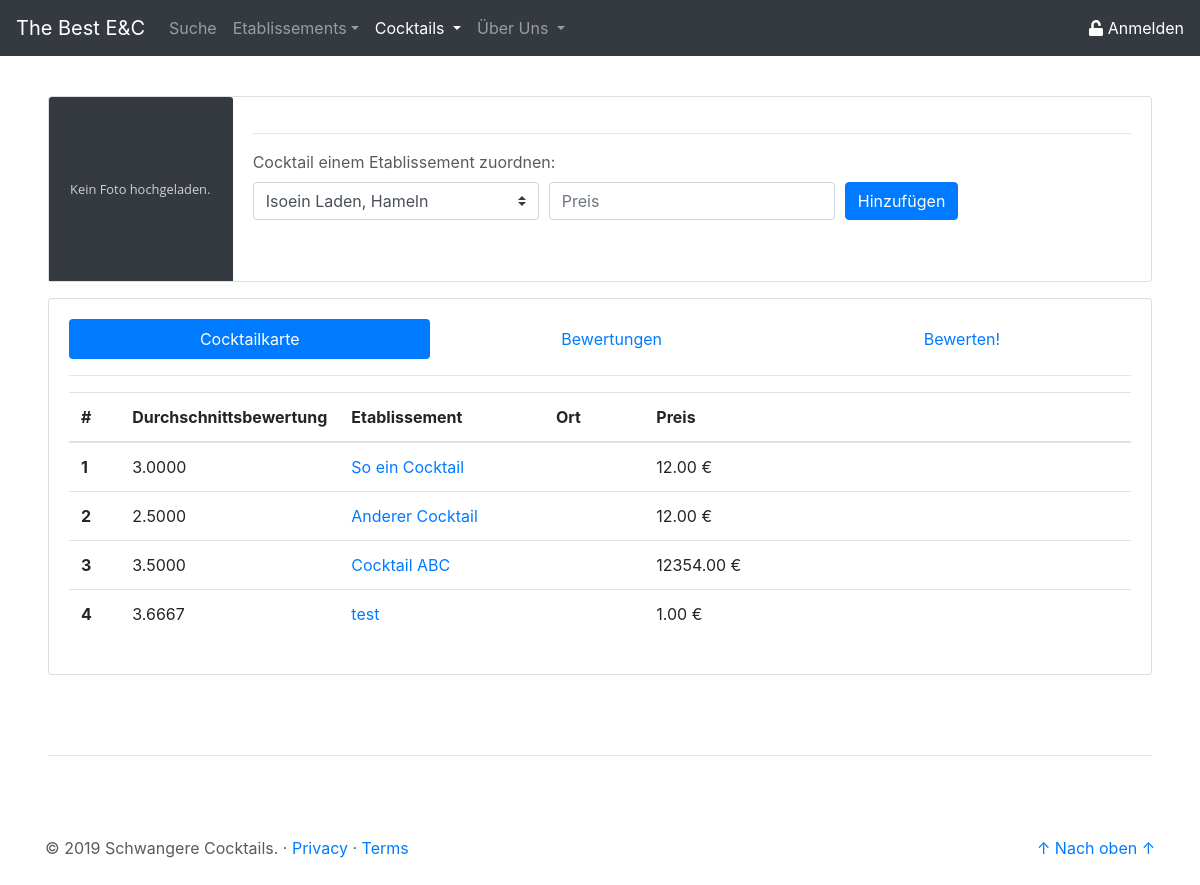
Page /site/cocktail_details.php on the earlier database version.
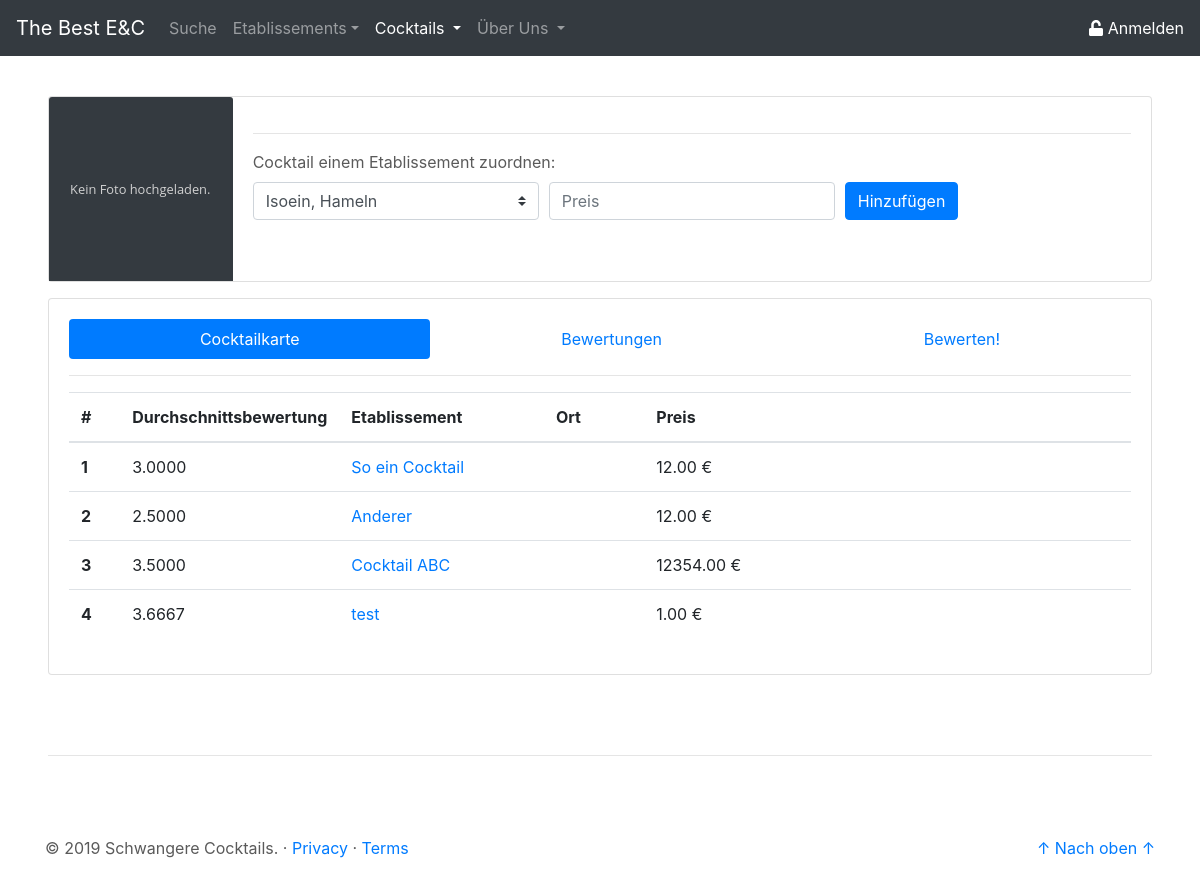
Same page on the later database version.
### tables this page shows
CREATE TABLE `cock` (
  `id` int(11) NOT NULL,
  `name` varchar(50) NOT NULL,
  `beschreibung` text NOT NULL,
  `img` longblob NOT NULL
);

### php/db/select_allEtab.php (called while the page is built, shortened)
<?php
$pdo = new PDO('mysql:host=localhost;dbname=tbec', 'root', '');
$statement = $pdo->prepare(
    "SELECT id
		   ,name
		   ,ort
     FROM etab");
$result = $statement->execute();
$allEtab = $statement->fetchAll();

### php/db/select_cocktailkarte.php (called while the page is built, shortened)
<?php
$pdo = new PDO('mysql:host=localhost;dbname=tbec', 'root', '');
if(isset($cockId)){
	$statement = $pdo->prepare(
		"SELECT e.id as id
			   ,e.name as name
			   ,e.ort as ort
			   ,ce.preis as preis
			   ,AVG(bc.wert) as wert
		 FROM cock_etab ce
			JOIN etab e
				ON e.id = ce.etab_id
			LEFT JOIN bew_cock bc
				ON ce.id = bc.cock_etab_id
		 WHERE ce.cock_id = :cock_id
		 GROUP BY e.id
				 ,e.name
				 ,e.ort
				 ,ce.preis
				 ,ce.cock_id");
	$result = $statement->execute(array('cock_id' => $cockId));
} else {
	$statement = $pdo->prepare(
		"SELECT c.id as id,
				c.name as name,
				ce.preis as preis,
				AVG(bc.wert) as wert
		 FROM cock_etab ce
 			JOIN cock c
	 			ON c.id = ce.cock_id
    		JOIN bew_cock bc
       			on ce.id = bc.cock_etab_id
		 WHERE ce.etab_id = 2
		 GROUP BY c.id,
		 		  c.name,
				  ce.preis");
$result = $statement->execute(array('etab_id' => $etabId));
}
$cocktailkarte = $statement->fetchAll();

### site/cocktail_details.php (the view, shortened to what the changed rows need)
<?php
include('../php/db/select_cocktailkarte.php');
include('../php/db/select_allEtab.php');
?>
<!doctype html>
<html lang="de">
<head>
	<link rel="stylesheet" href="https://stackpath.bootstrapcdn.com/bootstrap/4.3.1/css/bootstrap.min.css">
	<link href="../css/csstoolbox.css" rel="stylesheet">
</head>
<body>
	<main role="main">
		<div class="mt-5 ml-5 mr-5">
			<div class="card mb-3" width="100%" style="max-height: 360px;">
				<div class="row no-gutters">
					<div class="col-md-10">
						<div class="card-body d-flex flex-column" style="max-height: 200px;">
							<div class="mt-auto">
								<?php echo '
								<form action="../php/cock_zu_etab.php?cock_id=' . $_GET['cock_id'] . '" method="POST">
								<label for="zu_etab">Cocktail einem Etablissement zuordnen:</label>
									<div class="form-row">
										<div class="col-4">
										<select class="custom-select" name="zu_etab" id="zu_etab">';
								for ($i = 0; $i < count($allEtab); $i++) {
									$isValid = true;
									if ($isValid == true) {
										echo '<option value="' . $allEtab[$i][0] . '">' . $allEtab[$i][1] . ', ' . $allEtab[$i][2] . '</option>';
									}
								}
								echo '
										</select>
										</div>
										<div class="col-4">
										<input type="text" maxlength="10" class="form-control" name="preis" id="preis" placeholder="Preis" required>
										</div>
										<div class="col-auto">
											<button type="submit" class="btn btn-primary">Hinzuf&uuml;gen</button>
										</div>
									</div>
								</form>'; ?>
							</div>
						</div>
					</div>
				</div>
			</div>
			<div class="card card-body">
				<div class="tab-content" id="cockDetail-tabContent">
					<div class="tab-pane fade show active" id="cocktailKarte" role="tabpanel" aria-labelledby="cocktailKarte-tab">
						<?php echo '
						<table class="table">
							<thead>
								<tr>
									<th scope="col" style="width: 5.00%">#</th>
									<th scope="col" style="width: 5.00%">Durchschnittsbewertung</th>
									<th scope="col" style="width: 20.00%">Etablissement</th>
									<th scope="col" style="width: 10.00%">Ort</th>
									<th scope="col" style="width: 50.00%">Preis</th>
								</tr>
							</thead>
							<tbody>';
						for ($i = 0; $i < count($cocktailkarte); $i++) {
							echo '<tr>';
							echo '<th scope="row">' . ($i + 1) . '</th>';
							echo '<td>' . $cocktailkarte[$i]["wert"] . '</td>';
							echo '<td>  <a class="" href="etablissement_details.php?etab_id= ' . $cocktailkarte[$i]["id"] . '">' . $cocktailkarte[$i]["name"] . '</a></td>';
							echo '<td>' . $cocktailkarte[$i]["ort"] . '</td>';
							echo '<td>' . $cocktailkarte[$i]["preis"] . ' €</td>';
							echo '</tr>';
						}
						echo '
							</tbody>
						</table>';
						?>
					</div>
				</div>
			</div>
		</div>
	</main>
</body>
</html>

Differences in the rows shown:
changed cock: name "Anderer Cocktail" → "Anderer"
Other differences:
form field zu_etab: "Isoein Laden, Hameln" → "Isoein, Hameln"
